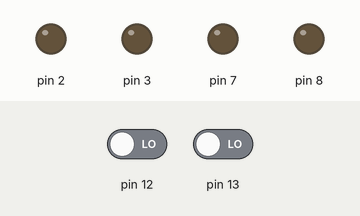
Bench run of a sketch on a simulated Arduino Uno, built with avr-gcc and run on an emulated ATmega328P. Shown: output pins drawn as LEDs (lit = HIGH). Dashed ring = blinking. Inputs (shaded band) come from the test bench; at power-on: pin 13 LOW, pin 12 LOW.

Above: at 1.2 s.
1.3 s: pin 13 driven HIGH
At 1.55 s:
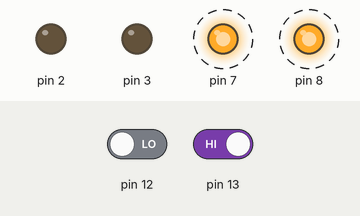
At 3.0 s:
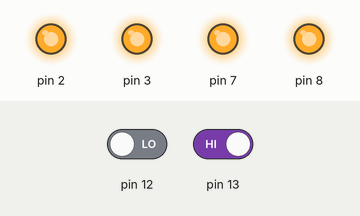
Timing chart, 0 to 4.5 s (numbered marks = the images above; inputs shaded):
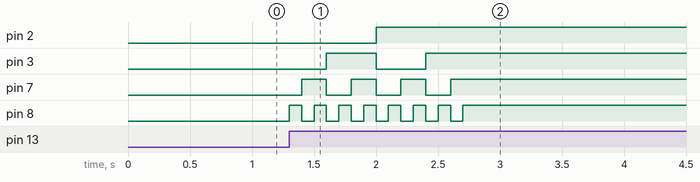

The sketch:

binary_counter.ino
```cpp
int switchUp = 0;
int switchDown= 0;
int number = 0;

void setup() {
  // put your setup code here, to run once:
  pinMode(12, INPUT);
  pinMode(13, INPUT);
  pinMode(2, OUTPUT);
  pinMode(3, OUTPUT);
  pinMode(7, OUTPUT);
  pinMode(8, OUTPUT);

  digitalWrite(8, LOW);
  digitalWrite(7, LOW);
  digitalWrite(3, LOW);
  digitalWrite(2, LOW);
}

void loop() {
  // put your main code here, to run repeatedly:
  switchUp = digitalRead(13);
  switchDown = digitalRead(12);

  if (switchUp != switchDown) {
    if (switchUp) number++;
    if (switchDown) number--;
  }

  if (number < 0) number = 0;
  if (number > 15) number = 15;

  output(number);
  delay(100);
}

void output(int number) {
  int bit0 = number & 1;
  int bit1 = (number >> 1) & 1;
  int bit2 = (number >> 2) & 1;
  int bit3 = (number >> 3) & 1;

  digitalWrite(8, bit0);
  digitalWrite(7, bit1);
  digitalWrite(3, bit2);
  digitalWrite(2, bit3);
}
```

Measured:
- after the input at 1.3 s, pin 2: LOW → HIGH after 0.70 s; pin 3: LOW → HIGH after 0.30 s, → LOW 0.40 s later, → HIGH 0.40 s later; pin 7: alternates HIGH for 0.20 s and LOW for 0.20 s, 7 changes in all, then stays HIGH, starting after 0.10 s; pin 8: alternates HIGH for 0.10 s and LOW for 0.10 s, 15 changes in all, then stays HIGH, starting at once
